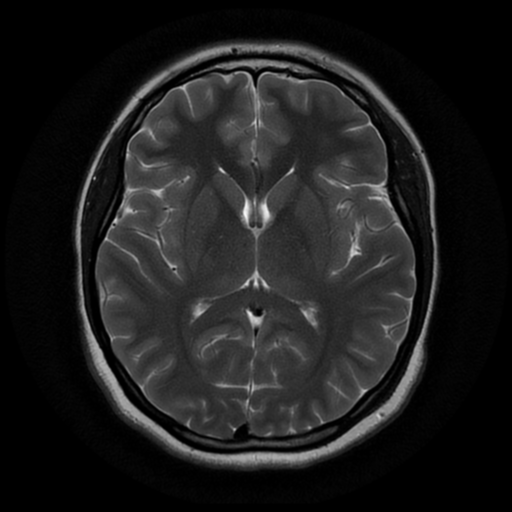
#> input picture INPUT.png, 512 x 512 px
$ python CODE.py
#> lines starting #> are read from the running program, lines starting #| are printed output that depends on the picture; after the words box and inside, x2 and y2 are one past the last pixel; in counts of white or black regions, pixels touching at a corner belong together
import os
import sys
import numpy as np
import matplotlib.pyplot as plt
from PIL import Image
from scipy.ndimage import median_filter, gaussian_filter, gaussian_filter1d
from scipy.ndimage import binary_opening, binary_closing

try:
    import cv2
    HAS_CV2 = True
except ImportError:
    HAS_CV2 = False


# ==============================================================================
# USER CONFIGURATION (Edit these preferences anytime during your lab/viva)
# ==============================================================================
IMAGE_PATH = ""          # Leave "" to pick/upload an image interactively, or paste path e.g. "chest_xray.png"
IMAGE_SIZE = (256, 256)  # Standardized grid size (H, W)
K_LIST = [2, 3, 4, 5]    # Cluster counts to evaluate mathematically
DEFAULT_K = 4            # Value of K displayed in Figure 1 (4-panel pipeline)
ALPHA = 0.15             # Spatial weight (set 0.0 for standard 1D intensity K-Means)


# ==============================================================================
# STAGE 1 & 2: CUSTOM IMAGE ACQUISITION & PREPROCESSING
# ==============================================================================
def get_image_path(preset_path=""):
    """Selects user image via preset path, Colab upload, desktop file dialog, or terminal input."""
#> called with preset_path = ''
    if preset_path and os.path.isfile(preset_path):
        return preset_path

    # 1. Google Colab environment -> trigger browser upload widget
    if "google.colab" in sys.modules:
        from google.colab import files
        print("Upload your X-ray or MRI image (PNG, JPG, BMP, TIF):")
        uploaded = files.upload()
        if not uploaded:
            raise FileNotFoundError("No file uploaded.")
        return next(iter(uploaded.keys()))

    # 2. Local desktop environment -> try native file-picker popup
    try:
        import tkinter as tk
        from tkinter import filedialog
        root = tk.Tk()
        root.withdraw()
        root.attributes("-topmost", True)
        picked = filedialog.askopenfilename(
            title="Select Medical Image (X-Ray / MRI)",
            filetypes=[("Image Files", "*.png *.jpg *.jpeg *.bmp *.tif *.tiff"), ("All Files", "*.*")]
        )
#> the answer given: INPUT.png
        root.destroy()
        if picked:
            return picked
    except Exception:
        pass

    # 3. Fallback -> manual path entry in terminal
    manual_path = input("Enter the full path to your X-ray or MRI image: ").strip().strip('"').strip("'")
    if not os.path.isfile(manual_path):
        raise FileNotFoundError(f"Could not find image at: {manual_path}")
    return manual_path


def load_and_preprocess(image_path, size=(256, 256)):
    """Loads any grayscale/RGB/16-bit medical scan, converts to grayscale, resizes, and normalizes to [0, 1]."""
#> called with image_path = 'INPUT.png', size = (256, 256)
    pil_img = Image.open(image_path)
#> pil_img is the input picture: PIL image 512x512 RGBA; mean R, G, B, A 29.7, 29.7, 29.7, 255
    print(f"Loaded: {os.path.basename(image_path)} | Original Size: {pil_img.size} | Mode: {pil_img.mode}")
#| Loaded: INPUT.png | Original Size: (512, 512) | Mode: RGBA

    # Handle 16-bit grayscale scans safely before resizing
    if pil_img.mode in ("I", "I;16"):
        arr = np.asarray(pil_img, dtype=np.float64)
        arr = (arr - arr.min()) / (arr.max() - arr.min() + 1e-8)
        pil_img = Image.fromarray((arr * 255).astype(np.uint8))
    elif pil_img.mode != "L":
        pil_img = pil_img.convert("L")
#> pil_img: PIL image 512x512 L

    pil_resized = pil_img.resize(size, Image.Resampling.BILINEAR)
    return np.asarray(pil_resized, dtype=np.float64) / 255.0


# ==============================================================================
# STAGE 3 & 4: NOISE REMOVAL (Median + Gaussian) & CLAHE ENHANCEMENT
# ==============================================================================
def denoise_and_enhance(img):
    denoised = gaussian_filter(median_filter(img, size=3), sigma=0.8)
    u8 = np.clip(denoised * 255.0, 0, 255).astype(np.uint8)
    if HAS_CV2:
        enhanced = cv2.createCLAHE(clipLimit=2.0, tileGridSize=(8, 8)).apply(u8) / 255.0
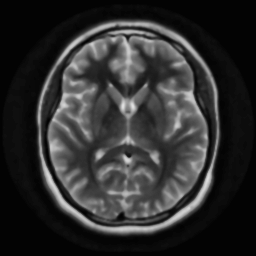
#> enhanced: shape (256, 256) float64; min 0, max 0.878, mean 0.184
    else:
        hist, _ = np.histogram(u8.flatten(), bins=256, range=(0, 256))
        clip = int(2.0 * (u8.size / 256.0))
        excess = np.maximum(hist - clip, 0).sum()
        hist = np.minimum(hist, clip) + (excess // 256)
        cdf = np.cumsum(hist).astype(np.float64)
        enhanced = ((cdf - cdf.min()) / (cdf.max() - cdf.min() + 1e-8))[u8]
    return denoised, enhanced


# ==============================================================================
# STAGE 5: NOVEL SPATIAL + HISTOGRAM-PEAK K-MEANS (From Scratch)
# ==============================================================================
def spatial_peak_kmeans(img, K, alpha=0.15, max_iters=100, tol=1e-4):
    H, W = img.shape
    yy, xx = np.meshgrid(np.linspace(0, 1, H), np.linspace(0, 1, W), indexing="ij")
    X = np.column_stack([img.ravel(), (alpha * xx).ravel(), (alpha * yy).ravel()])

    # Deterministic Histogram-Peak Seeding
    hist, edges = np.histogram(img.ravel(), bins=256, range=(0.0, 1.0))
    smooth = gaussian_filter1d(hist.astype(np.float64), sigma=4.0)
    centers = 0.5 * (edges[:-1] + edges[1:])
    peaks = sorted(
        [i for i in range(1, 255) if smooth[i] >= smooth[i - 1] and smooth[i] >= smooth[i + 1]],
        key=lambda i: smooth[i],
        reverse=True,
    )
    chosen = []
    for p in peaks:
        if all(abs(centers[p] - c) >= (0.65 / K) for c in chosen):
            chosen.append(centers[p])
        if len(chosen) == K:
            break
    if len(chosen) < K:
        chosen = list(np.quantile(img, np.linspace(0.08, 0.92, K)))

    centroids = np.array([X[np.argmin(np.abs(X[:, 0] - val))] for val in sorted(chosen)])

    for it in range(1, max_iters + 1):
        dist_sq = np.sum((X[:, None, :] - centroids[None, :, :]) ** 2, axis=2)
        labels = np.argmin(dist_sq, axis=1)
        wcss = float(np.sum(np.min(dist_sq, axis=1)))

        new_centroids = np.array([
            X[labels == j].mean(axis=0) if np.any(labels == j) else centroids[j]
            for j in range(K)
        ])
        if np.max(np.linalg.norm(new_centroids - centroids, axis=1)) < tol:
            centroids = new_centroids
            break
        centroids = new_centroids

    # Sort clusters from darkest (air/background) to brightest (bone/dense tissue)
    order = np.argsort(centroids[:, 0])
    centroids = centroids[order]
    inv = np.zeros_like(order)
    inv[order] = np.arange(K)
    labels = inv[labels].reshape(H, W)
    return labels, centroids, wcss, it


# ==============================================================================
# STAGE 6: MORPHOLOGICAL POST-PROCESSING
# ==============================================================================
def morphological_cleanup(label_map, K):
    selem = np.ones((3, 3), dtype=bool)
    cleaned = np.zeros_like(label_map)
    for j in range(K):
        mask = binary_closing(binary_opening(label_map == j, structure=selem), structure=selem)
        cleaned[mask] = j
    return cleaned


# ==============================================================================
# STAGE 7: EXECUTION, METRICS TABLE & 2 REPORT FIGURES
# ==============================================================================
if __name__ == "__main__":
    selected_path = get_image_path(IMAGE_PATH)
    raw_img = load_and_preprocess(selected_path, size=IMAGE_SIZE)
    _, enh_img = denoise_and_enhance(raw_img)

    runs = {}
    print(f"\n{'K':<3} | {'Iters':<5} | {'WCSS (J)':<10} | {'PSNR (dB)':<9} | {'Cluster Area Breakdown (%)'}")
    print("-" * 72)

    for K in K_LIST:
        raw_labels, cents, wcss, iters = spatial_peak_kmeans(enh_img, K=K, alpha=ALPHA)
        clean_labels = morphological_cleanup(raw_labels, K=K)
        recon = cents[clean_labels, 0]
        psnr = 10.0 * np.log10(1.0 / (np.mean((enh_img - recon) ** 2) + 1e-12))
        areas = [round(100.0 * np.mean(clean_labels == j), 1) for j in range(K)]

        runs[K] = {"raw": raw_labels, "clean": clean_labels, "wcss": wcss, "psnr": psnr, "iters": iters}
        print(f"{K:<3} | {iters:<5} | {wcss:<10.2f} | {psnr:<9.2f} | {areas}")
#> this loop made 4 passes
#> (order in spatial_peak_kmeans, wcss, iters, psnr, areas) on passes 2 to 3: ([0, 1, 2], 501.8, 14, 21.5, [61, 23.1, 15.9]), ([0, 1, 2, 3], 379.5, 9, 19.09, [61.9, 18.3, 12.9, 6.9])
#> (order in spatial_peak_kmeans, cents, wcss, iters, psnr, areas) on pass 1: ([0, 1], [[0.0676, 0.075, 0.0745], [0.447, 0.0751, 0.0762]], 861.7, 8, 20.2, [69.3, 30.7])
#| 2   | 8     | 861.69     | 20.20     | [69.3, 30.7]
#| 3   | 14    | 501.84     | 21.50     | [61.0, 23.1, 15.9]
#| 4   | 9     | 379.49     | 19.09     | [61.9, 18.3, 12.9, 6.9]
#| 5   | 24    | 290.50     | 19.25     | [36.0, 25.7, 17.8, 13.1, 7.4]
#> pass 1, `raw_labels, cents, wcss, iters = spatial_peak_kmeans(enh_img, K=K, alp..`:
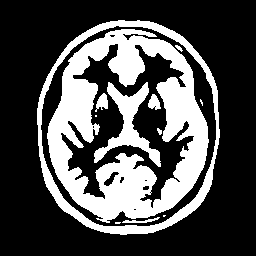
#> raw_labels: shape (256, 256) int64; values 0 (black) and 1 (white), 30.7% white; 12 white regions (4 under 20 px), largest, box (x1, y1, x2, y2) and area: (47, 29, 209, 223) 13985, (37, 20, 220, 235) 3991, (94, 82, 161, 167) 1666
#> pass 1, `clean_labels = morphological_cleanup(raw_labels, K=K)`:
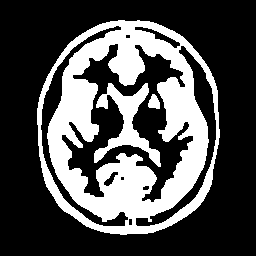
#> clean_labels: shape (256, 256) int64; values 0 (black) and 1 (white), 30.7% white; 3 white regions, box (x1, y1, x2, y2) and area: (37, 20, 220, 235) 18232, (94, 83, 161, 167) 1788, (148, 94, 160, 109) 128
#> pass 2, `raw_labels, cents, wcss, iters = spatial_peak_kmeans(enh_img, K=K, alp..`:
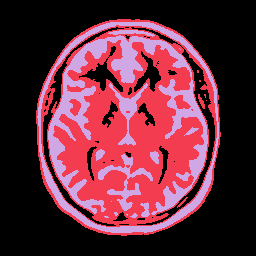
#> raw_labels: shape (256, 256) int64; 3 distinct labels, from 0 to 2; one colour per label, 0 black
#> after the loop:
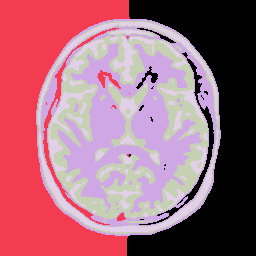
#> raw_labels: shape (256, 256) int64; 5 distinct labels, from 0 to 4; one colour per label, 0 black
#> after the loop, runs = 4 items

    # FIGURE 1: 4-Panel Workflow Progression (at DEFAULT_K)
    fig1, ax1 = plt.subplots(1, 4, figsize=(14, 3.6))
    panels1 = [
        (raw_img, "1. Input Medical Scan", "gray"),
        (enh_img, "2. Denoised + CLAHE", "gray"),
        (runs[DEFAULT_K]["raw"], f"3. K-Means Output (K={DEFAULT_K})", "nipy_spectral"),
        (runs[DEFAULT_K]["clean"], "4. Post-Processed Final", "nipy_spectral"),
    ]
    for ax, (data, title, cmap) in zip(ax1, panels1):
        ax.imshow(data, cmap=cmap)
        ax.set_title(title, fontsize=10, fontweight="bold")
        ax.axis("off")
#> this loop made 4 passes
#> (title, cmap) on passes 1 to 4: ('1. Input Medical Scan', 'gray'), ('2. Denoised + CLAHE', 'gray'), ('3. K-Means Output (K=4)', 'nipy_spectral'), ('4. Post-Processed Final', 'nipy_spectral')
    plt.tight_layout()
    plt.savefig("fig1_pipeline.png", dpi=300)
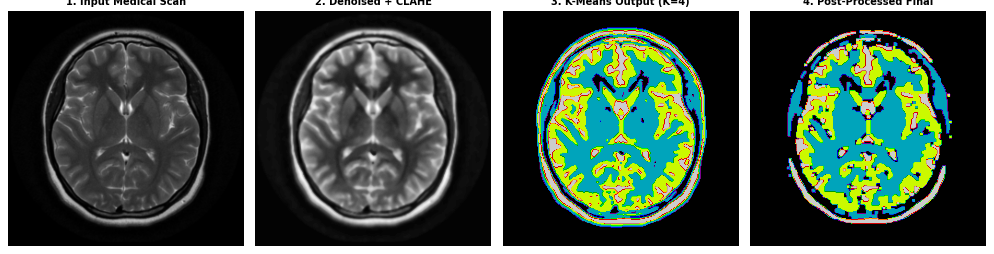
#> figure drawn by matplotlib, 4 panels

    # FIGURE 2: Multi-K Comparison (K=2, 3, 4) + WCSS Elbow Curve
    fig2, ax2 = plt.subplots(1, 4, figsize=(14, 3.6))
    for idx, K in enumerate([2, 3, 4]):
        ax2[idx].imshow(runs[K]["clean"], cmap="nipy_spectral")
        ax2[idx].set_title(f"Segmented (K={K})", fontsize=10, fontweight="bold")
        ax2[idx].axis("off")

    ax2[3].plot(K_LIST, [runs[k]["wcss"] for k in K_LIST], "o-", color="#1f77b4", linewidth=2)
    ax2[3].set_title("Elbow Curve (WCSS vs K)", fontsize=10, fontweight="bold")
    ax2[3].set_xlabel("Clusters (K)")
    ax2[3].set_ylabel("WCSS (J)")
    ax2[3].grid(True, linestyle="--", alpha=0.5)
    plt.tight_layout()
    plt.savefig("fig2_k_analysis.png", dpi=300)
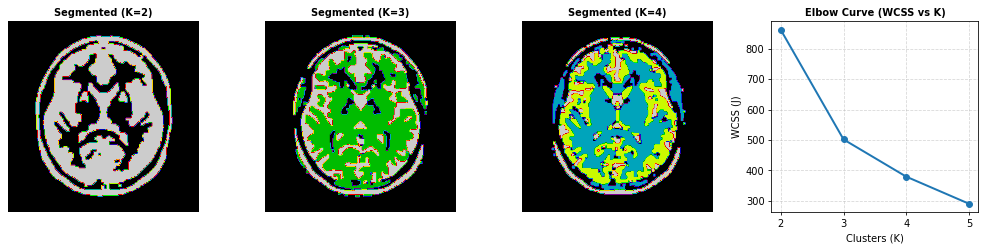
#> figure drawn by matplotlib, 4 panels
    plt.show()
